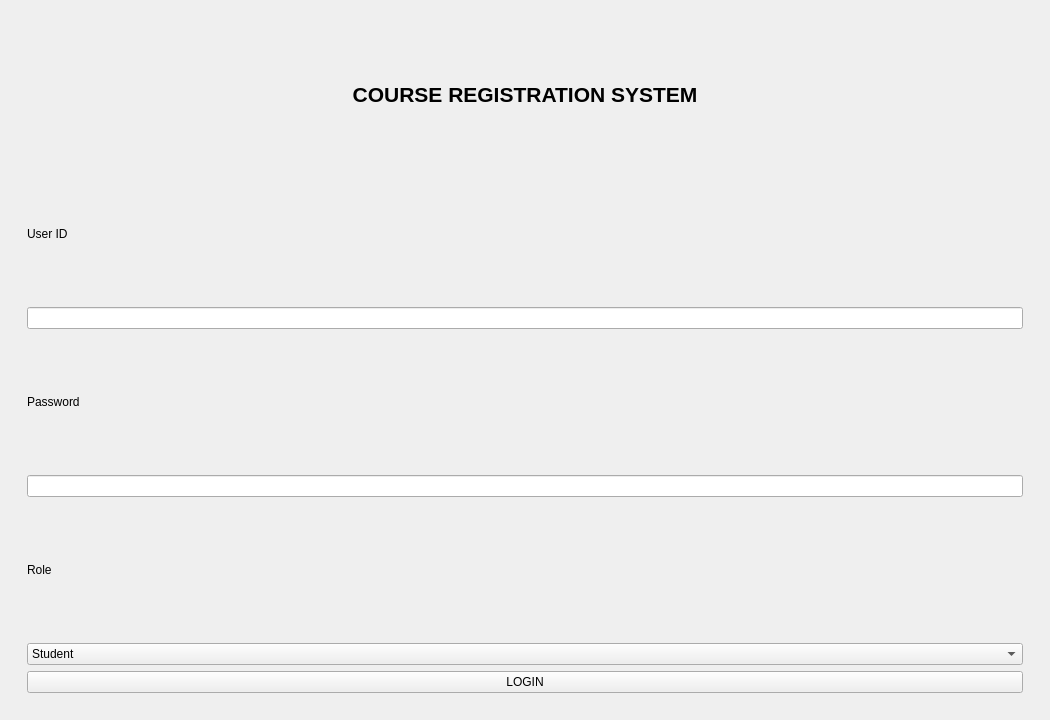
<?xml version="1.0" encoding="UTF-8"?>
<ui version="4.0">
 <class>MainWindow</class>
 <widget class="QMainWindow" name="MainWindow">
  <property name="geometry">
   <rect>
    <x>0</x>
    <y>0</y>
    <width>1050</width>
    <height>720</height>
   </rect>
  </property>
  <property name="windowTitle">
   <string>Course Registration System</string>
  </property>
  <widget class="QWidget" name="centralwidget">
   <layout class="QVBoxLayout" name="verticalLayout">
    <item>
     <widget class="QStackedWidget" name="stackedWidget">

      <widget class="QWidget" name="loginPage">
       <layout class="QVBoxLayout" name="verticalLayout_2">
        <item>
         <widget class="QFrame" name="loginFrame">
          <layout class="QVBoxLayout" name="verticalLayout_frame">
           <item>
            <widget class="QLabel" name="titleLabel">
             <property name="font"><font><pointsize>16</pointsize><bold>true</bold></font></property>
             <property name="text"><string>COURSE REGISTRATION SYSTEM</string></property>
             <property name="alignment"><set>Qt::AlignCenter</set></property>
            </widget>
           </item>
           <item><widget class="QLabel" name="userIdLabel"><property name="text"><string>User ID</string></property></widget></item>
           <item><widget class="QLineEdit" name="userIdEdit"/></item>
           <item><widget class="QLabel" name="passwordLabel"><property name="text"><string>Password</string></property></widget></item>
           <item><widget class="QLineEdit" name="passwordEdit"><property name="echoMode"><enum>QLineEdit::Password</enum></property></widget></item>
           <item><widget class="QLabel" name="roleLabel"><property name="text"><string>Role</string></property></widget></item>
           <item>
            <widget class="QComboBox" name="roleComboBox">
             <item><property name="text"><string>Student</string></property></item>
             <item><property name="text"><string>Adviser</string></property></item>
             <item><property name="text"><string>Admin</string></property></item>
            </widget>
           </item>
           <item><widget class="QPushButton" name="loginBtn"><property name="text"><string>LOGIN</string></property></widget></item>
          </layout>
         </widget>
        </item>
       </layout>
      </widget>

      <widget class="QWidget" name="studentDashboard">
       <layout class="QVBoxLayout" name="verticalLayout_3">
        <item>
         <layout class="QHBoxLayout" name="studentHeader">
          <item><widget class="QLabel" name="studentTitle"><property name="font"><font><pointsize>14</pointsize><bold>true</bold></font></property><property name="text"><string>STUDENT PORTAL - COURSE REGISTRATION</string></property></widget></item>
          <item><widget class="QPushButton" name="logoutBtn1"><property name="text"><string>Logout</string></property></widget></item>
         </layout>
        </item>
        <item>
         <layout class="QHBoxLayout" name="studentInfo">
          <item><widget class="QLabel" name="studentNameLabel"><property name="font"><font><bold>true</bold></font></property><property name="text"><string>Name: User</string></property></widget></item>
          <item><widget class="QLabel" name="semesterLabel"><property name="text"><string>Semester: Autumn-2026</string></property></widget></item>
          <item><widget class="QLabel" name="deptLabel"><property name="text"><string>Department: CSE</string></property></widget></item>
         </layout>
        </item>
        <item>
         <widget class="QTableWidget" name="availableTable">
          <column><property name="text"><string>Select</string></property></column>
          <column><property name="text"><string>Course Code</string></property></column>
          <column><property name="text"><string>Course Name</string></property></column>
          <column><property name="text"><string>Credit Hours</string></property></column>
          <column><property name="text"><string>Section</string></property></column>
          <column><property name="text"><string>Sub Section</string></property></column>
          <column><property name="text"><string>Status</string></property></column>
          <column><property name="text"><string>Remarks</string></property></column>
         </widget>
        </item>
        <item>
         <layout class="QHBoxLayout" name="studentBottom">
          <item><widget class="QLabel" name="totalCreditLabel"><property name="font"><font><pointsize>11</pointsize><bold>true</bold></font></property><property name="text"><string>Total Credit: 0.0 / 22.5</string></property></widget></item>
          <item><widget class="QPushButton" name="studentConfirmBtn"><property name="text"><string>Confirm Registration</string></property></widget></item>
          <item><widget class="QPushButton" name="studentDropBtn"><property name="text"><string>Withdraw / Drop Course</string></property></widget></item>
         </layout>
        </item>
       </layout>
      </widget>

      <widget class="QWidget" name="adviserDashboard">
       <layout class="QVBoxLayout" name="verticalLayout_4">
        <item>
         <layout class="QHBoxLayout" name="adviserHeader">
          <item><widget class="QLabel" name="adviserTitle"><property name="font"><font><pointsize>14</pointsize><bold>true</bold></font></property><property name="text"><string>Registration Manager (Adviser)</string></property></widget></item>
          <item><widget class="QPushButton" name="logoutBtn2"><property name="text"><string>Logout</string></property></widget></item>
         </layout>
        </item>
        <item>
         <layout class="QHBoxLayout" name="adviserControls">
          <item>
           <widget class="QComboBox" name="adviserSemesterCombo">
            <item><property name="text"><string>Autumn-2026</string></property></item>
            <item><property name="text"><string>Spring-2026</string></property></item>
           </widget>
          </item>
          <item><widget class="QLabel" name="lblId"><property name="text"><string>Student ID:</string></property></widget></item>
          <item><widget class="QLineEdit" name="adviserStudentIdEdit"><property name="placeholderText"><string>Enter Student ID (e.g. 1001)</string></property></widget></item>
          <item><widget class="QLabel" name="adviserStudentNameLbl"><property name="font"><font><bold>true</bold></font></property><property name="text"><string>Name: -</string></property></widget></item>
          <item><widget class="QPushButton" name="adviserLoadBtn"><property name="text"><string>Load</string></property></widget></item>
         </layout>
        </item>
        <item>
         <widget class="QTableWidget" name="adviserTable">
          <column><property name="text"><string>SL</string></property></column>
          <column><property name="text"><string>Select</string></property></column>
          <column><property name="text"><string>Course Code</string></property></column>
          <column><property name="text"><string>Title</string></property></column>
          <column><property name="text"><string>Cr</string></property></column>
          <column><property name="text"><string>S</string></property></column>
          <column><property name="text"><string>Status</string></property></column>
          <column><property name="text"><string>Teacher</string></property></column>
         </widget>
        </item>
        <item>
         <layout class="QHBoxLayout" name="adviserBottom">
          <item><widget class="QLabel" name="adviserTotalCreditLbl"><property name="font"><font><bold>true</bold></font></property><property name="text"><string>Total Credit Hours: 0.0</string></property></widget></item>
          <item><widget class="QPushButton" name="adviserAcceptBtn"><property name="text"><string>Accept Selected Courses</string></property></widget></item>
         </layout>
        </item>
       </layout>
      </widget>

      <widget class="QWidget" name="adminDashboard">
       <layout class="QVBoxLayout" name="verticalLayout_5">
        <item>
         <layout class="QHBoxLayout" name="adminHeader">
          <item><widget class="QLabel" name="adminTitle"><property name="font"><font><pointsize>14</pointsize><bold>true</bold></font></property><property name="text"><string>ADMIN PANEL (COURSE MANAGEMENT)</string></property></widget></item>
          <item><widget class="QPushButton" name="logoutBtn3"><property name="text"><string>Logout</string></property></widget></item>
         </layout>
        </item>
        <item>
         <layout class="QHBoxLayout" name="searchLayout">
          <item><widget class="QLabel" name="searchLbl"><property name="text"><string>Search Course:</string></property></widget></item>
          <item><widget class="QLineEdit" name="adminSearchEdit"/></item>
         </layout>
        </item>
        <item>
         <widget class="QTableWidget" name="adminTable">
          <column><property name="text"><string>Course Code</string></property></column>
          <column><property name="text"><string>Course Title</string></property></column>
          <column><property name="text"><string>Credit Hours</string></property></column>
          <column><property name="text"><string>Section</string></property></column>
          <column><property name="text"><string>Sub Section</string></property></column>
         </widget>
        </item>
        <item>
         <layout class="QHBoxLayout" name="adminInputs">
          <item><widget class="QLineEdit" name="adminCodeEdit"><property name="placeholderText"><string>Course Code</string></property></widget></item>
          <item><widget class="QLineEdit" name="adminTitleEdit"><property name="placeholderText"><string>Course Title</string></property></widget></item>
          <item><widget class="QLineEdit" name="adminCreditEdit"><property name="placeholderText"><string>Credit (3.0)</string></property></widget></item>
          <item><widget class="QLineEdit" name="adminSecEdit"><property name="placeholderText"><string>Section</string></property></widget></item>
          <item><widget class="QLineEdit" name="adminSubSecEdit"><property name="placeholderText"><string>Sub Sec</string></property></widget></item>
         </layout>
        </item>
        <item>
         <layout class="QHBoxLayout" name="adminBtns">
          <item><widget class="QPushButton" name="adminAddBtn"><property name="text"><string>Add Course</string></property></widget></item>
          <item><widget class="QPushButton" name="adminEditBtn"><property name="text"><string>Edit Selected</string></property></widget></item>
          <item><widget class="QPushButton" name="adminDeleteBtn"><property name="text"><string>Delete Selected</string></property></widget></item>
         </layout>
        </item>
       </layout>
      </widget>

     </widget>
    </item>
   </layout>
  </widget>
 </widget>
 <resources/>
 <connections>
  <connection>
   <sender>logoutBtn2</sender>
   <signal>clicked()</signal>
   <receiver>logoutBtn1</receiver>
   <slot>click()</slot>
  </connection>
  <connection>
   <sender>logoutBtn3</sender>
   <signal>clicked()</signal>
   <receiver>logoutBtn1</receiver>
   <slot>click()</slot>
  </connection>
 </connections>
</ui>
